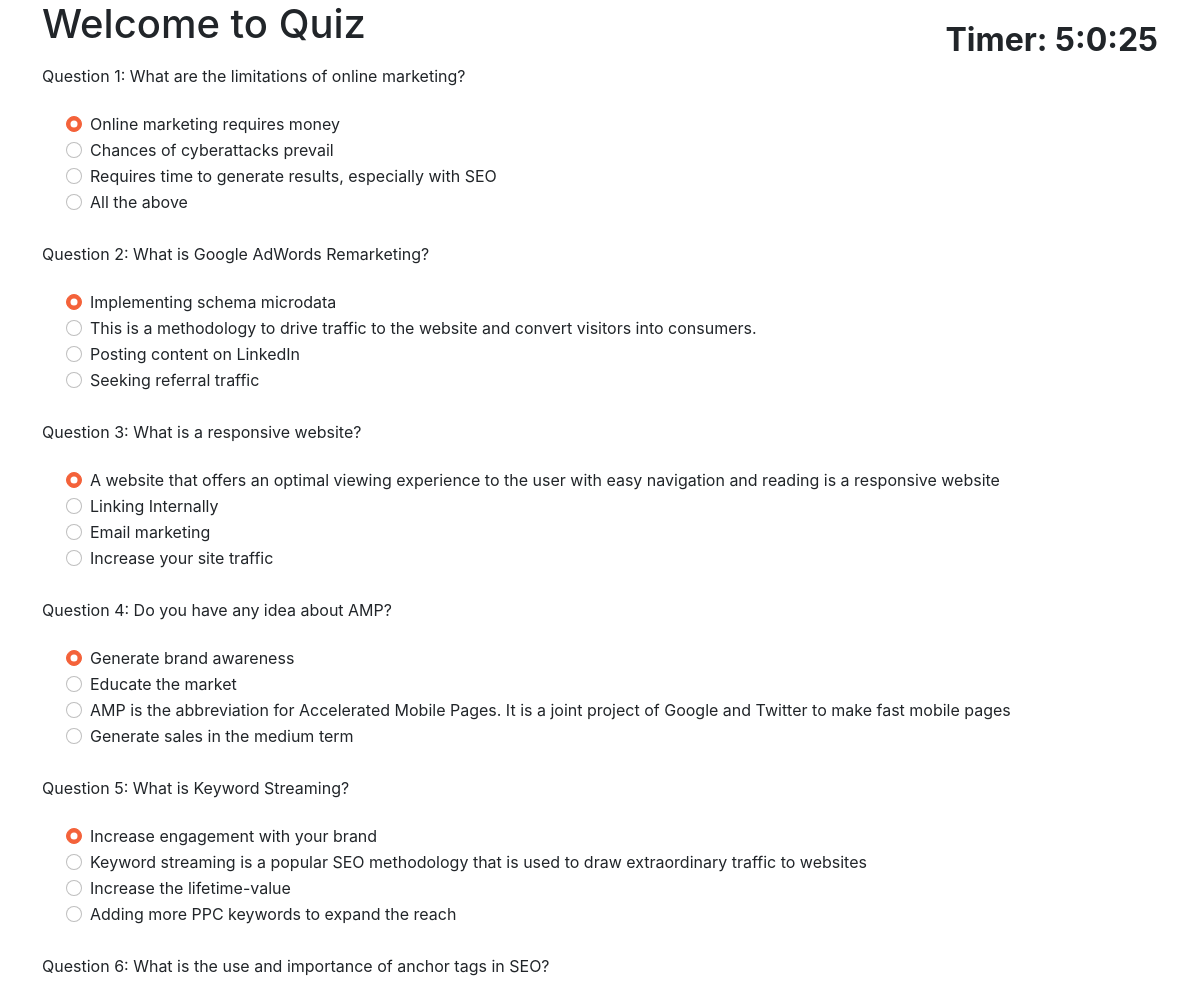
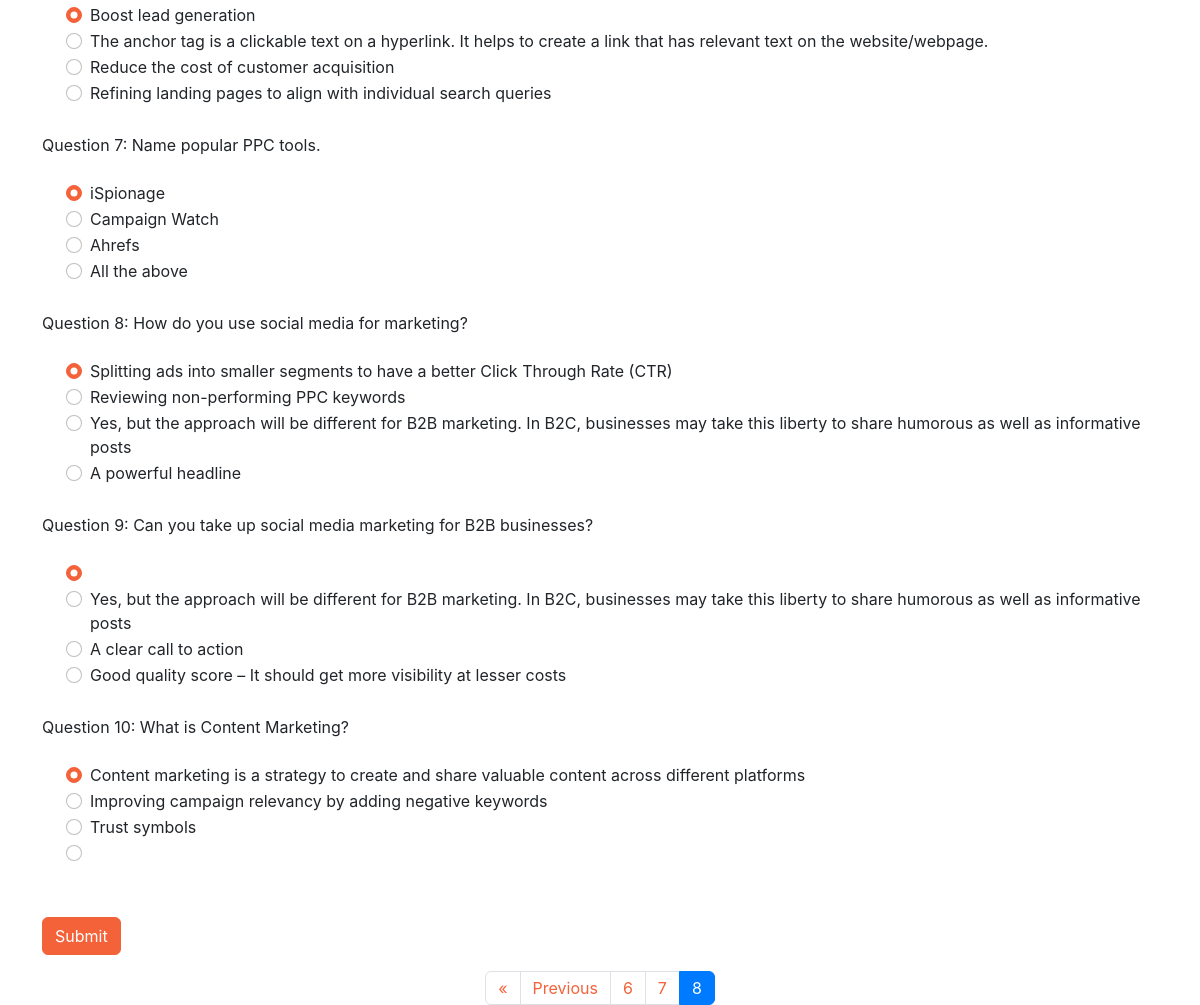
The app's page /question?page=8 with its own data (2 pictures, top to bottom).
### myapp/models.py (models this page shows, shortened)
class Exam(models.Model):
    id = models.AutoField(primary_key=True)
    department = models.CharField(max_length=50)
    role = models.CharField(max_length=50)
    topic = models.CharField(max_length=100)
    question = models.TextField()
    answeroption = models.CharField(max_length=50)
    a = models.CharField(max_length=100)
    b = models.CharField(max_length=100)
    c = models.CharField(max_length=100)
    d = models.CharField(max_length=100)

### myapp/views.py (the view)
# urls.py: path('question',views.question,name="question"),
def question(request):
    questions = Exam.objects.all()
    paginator = Paginator(questions, 10)  # Show 10 questions per page
    page_number = request.GET.get('page')
    page_obj = paginator.get_page(page_number)
    context = {
        'page_obj': page_obj
    }
    return render(request, 'question.html', context)

### myapp/templates/question.html (shortened to what this page needs)
{% load static %}
{% block content %}
<head>
  <link rel="stylesheet" href="https://stackpath.bootstrapcdn.com/bootstrap/4.5.0/css/bootstrap.min.css">
</head>
<link rel="stylesheet" type="text/css" href="{% static 'css/styles.css' %}">
<div class="container ">
<h1>Welcome to  Quiz</h1><br>
<div align="right" style="margin-top:-2em; font-size:2em;" id="displaytimer"><b style="color: rgb(95, 66, 173); ">Timer: 0 seconds</b></div>
 <form method='post' action='{% url 'result'%}'>
   {% for q in page_obj %}
    <div class="form-group">
    <label for="question">Question {{ forloop.counter }}: {{ q.question }}</label>
    </div>
    <div class="form-check">
        <div class="form-check">
            <input class="form-check-input" type="radio" name="{{q.question}}" id="gridRadios1" value="A" checked>
            <label class="form-check-label" for="gridRadios1">
                {{q.a}}
            </label>
        </div>
        <div class="form-check">
            <input class="form-check-input" type="radio" name="{{q.question}}" id="gridRadios2" value="B">
            <label class="form-check-label" for="gridRadios2">
                {{q.b}}
            </label>
        </div>
        <div class="form-check">
            <input class="form-check-input" type="radio" name="{{q.question}}" id="gridRadios1" value="C">
            <label class="form-check-label" for="gridRadios1">
                {{q.c}}
            </label>
        </div>
        <div class="form-check">
            <input class="form-check-input" type="radio" name="{{q.question}}" id="gridRadios2" value="D">
            <label class="form-check-label" for="gridRadios2">
                {{q.d}}
            </label>
        </div>
        <br>
    </div>
    {% endfor %}
    <br>
    <button type="submit" class="btn btn-primary">Submit</button>
  </form>
  <nav aria-label="Page navigation">
    <ul class="pagination justify-content-center">
      {% if page_obj.has_previous %}
        <li class="page-item">
          <a class="page-link" href="?page=1">&laquo;</a>
        </li>
        <li class="page-item">
          <a class="page-link" href="?page={{ page_obj.previous_page_number }}">Previous</a>
        </li>
      {% endif %}
      {% for num in page_obj.paginator.page_range %}
        {% if page_obj.number == num %}
          <li class="page-item active" aria-current="page">
            <a class="page-link" href="#">{{ num }} <span class="sr-only">(current)</span></a>
          </li>
        {% elif num > page_obj.number|add:'-3' and num < page_obj.number|add:'3' %}
          <li class="page-item">
            <a class="page-link" href="?page={{ num }}">{{ num }}</a>
          </li>
        {% endif %}
      {% endfor %}
    </ul>
  </nav>
</div>
{% endblock %}

### records on screen
Exam: question "What are the limitations of online marketing?", a "Online marketing requires money", b "Chances of cyberattacks prevail", c "Requires time to generate results, especially with SEO", d "All the above"
Exam: question "What is Google AdWords Remarketing?", a "Implementing schema microdata", b "This is a methodology to drive traffic to the website and convert visitors into consumers.", c "Posting content on LinkedIn", d "Seeking referral traffic"
Exam: question "What is a responsive website?", a "A website that offers an optimal viewing experience to the user with easy navigation and reading is a responsive website", b "Linking Internally", c "Email marketing", d "Increase your site traffic"
Exam: question "Do you have any idea about AMP?", a "Generate brand awareness", b "Educate the market", c "AMP is the abbreviation for Accelerated Mobile Pages. It is a joint project of Google and Twitter to make fast mobile pages", d "Generate sales in the medium term"
Exam: question "What is Keyword Streaming?", a "Increase engagement with your brand", b "Keyword streaming is a popular SEO methodology that is used to draw extraordinary traffic to websites", c "Increase the lifetime-value", d "Adding more PPC keywords to expand the reach"
Exam: question "What is the use and importance of anchor tags in SEO?", a "Boost lead generation", b "The anchor tag is a clickable text on a hyperlink. It helps to create a link that has relevant text on the website/webpage.", c "Reduce the cost of customer acquisition", d "Refining landing pages to align with individual search queries"
Exam: question "Name popular PPC tools.", a "iSpionage", b "Campaign Watch", c "Ahrefs", d "All the above"
Exam: question "How do you use social media for marketing?", a "Splitting ads into smaller segments to have a better Click Through Rate (CTR)", b "Reviewing non-performing PPC keywords", c "Yes, but the approach will be different for B2B marketing. In B2C, businesses may take this liberty to share humorous as well as informative posts", d "A powerful headline"
Exam: question "Can you take up social media marketing for B2B businesses?", b "Yes, but the approach will be different for B2B marketing. In B2C, businesses may take this liberty to share humorous as well as informative posts", c "A clear call to action", d "Good quality score – It should get more visibility at lesser costs"
Exam: question "What is Content Marketing?", a "Content marketing is a strategy to create and share valuable content across different platforms", b "Improving campaign relevancy by adding negative keywords", c "Trust symbols"

### other values on screen
{{ num }} "6" "7"
{{ num }} "8"
